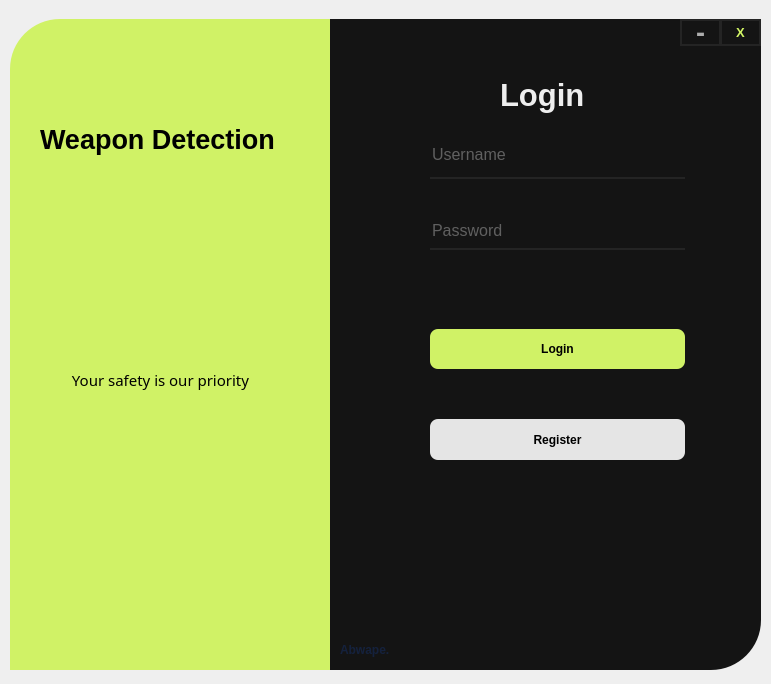
<?xml version="1.0" encoding="UTF-8"?>
<ui version="4.0">
 <class>MainWindow</class>
 <widget class="QMainWindow" name="MainWindow">
  <property name="geometry">
   <rect>
    <x>0</x>
    <y>0</y>
    <width>771</width>
    <height>684</height>
   </rect>
  </property>
  <property name="windowTitle">
   <string>MainWindow</string>
  </property>
  <widget class="QWidget" name="centralwidget">
   <widget class="QWidget" name="drop_widget" native="true">
    <property name="geometry">
     <rect>
      <x>0</x>
      <y>9</y>
      <width>771</width>
      <height>671</height>
     </rect>
    </property>
    <widget class="QLabel" name="label">
     <property name="geometry">
      <rect>
       <x>10</x>
       <y>10</y>
       <width>321</width>
       <height>651</height>
      </rect>
     </property>
     <property name="styleSheet">
      <string notr="true">background-color: #D0F266;
background-size: cover;
background-position: top;
border-top-left-radius:50px;</string>
     </property>
     <property name="text">
      <string/>
     </property>
    </widget>
    <widget class="QLabel" name="label_2">
     <property name="geometry">
      <rect>
       <x>330</x>
       <y>10</y>
       <width>431</width>
       <height>651</height>
      </rect>
     </property>
     <property name="styleSheet">
      <string notr="true">background-color:#141414;
border-bottom-right-radius:50px;</string>
     </property>
     <property name="text">
      <string/>
     </property>
    </widget>
    <widget class="QLabel" name="label_3">
     <property name="geometry">
      <rect>
       <x>500</x>
       <y>60</y>
       <width>111</width>
       <height>51</height>
      </rect>
     </property>
     <property name="font">
      <font>
       <pointsize>23</pointsize>
       <weight>75</weight>
       <bold>true</bold>
      </font>
     </property>
     <property name="styleSheet">
      <string notr="true">color:#EEEEEE;</string>
     </property>
     <property name="text">
      <string>Login</string>
     </property>
    </widget>
    <widget class="QLineEdit" name="username_input">
     <property name="geometry">
      <rect>
       <x>430</x>
       <y>130</y>
       <width>255</width>
       <height>40</height>
      </rect>
     </property>
     <property name="font">
      <font>
       <pointsize>12</pointsize>
      </font>
     </property>
     <property name="styleSheet">
      <string notr="true">QLineEdit{
border:none;
border-bottom:2px solid #242424;
height: 30px;
padding-bottom:7px;
background: #141414;
color:#ACACAC;
}</string>
     </property>
     <property name="placeholderText">
      <string>Username</string>
     </property>
    </widget>
    <widget class="QLineEdit" name="password_input">
     <property name="geometry">
      <rect>
       <x>430</x>
       <y>210</y>
       <width>255</width>
       <height>31</height>
      </rect>
     </property>
     <property name="font">
      <font>
       <pointsize>12</pointsize>
      </font>
     </property>
     <property name="styleSheet">
      <string notr="true">QLineEdit{
border:none;
border-bottom:2px solid #242424;
height: 30px;
padding-bottom:7px;
background: #141414;
color:#ACACAC;
}</string>
     </property>
     <property name="echoMode">
      <enum>QLineEdit::Password</enum>
     </property>
     <property name="placeholderText">
      <string>Password</string>
     </property>
    </widget>
    <widget class="QPushButton" name="login_button">
     <property name="geometry">
      <rect>
       <x>430</x>
       <y>320</y>
       <width>255</width>
       <height>40</height>
      </rect>
     </property>
     <property name="font">
      <font>
       <pointsize>9</pointsize>
       <weight>75</weight>
       <bold>true</bold>
      </font>
     </property>
     <property name="cursor">
      <cursorShape>PointingHandCursor</cursorShape>
     </property>
     <property name="styleSheet">
      <string notr="true">QPushButton{
border-radius: 8px;
background:#D0F266;
height: 30px;
color: #000;

}

QPushButton:pressed{
padding-top:5px;
padding-left:5px;
}

</string>
     </property>
     <property name="text">
      <string>Login</string>
     </property>
    </widget>
    <widget class="QPushButton" name="register_button">
     <property name="geometry">
      <rect>
       <x>430</x>
       <y>410</y>
       <width>255</width>
       <height>41</height>
      </rect>
     </property>
     <property name="font">
      <font>
       <pointsize>9</pointsize>
       <weight>75</weight>
       <bold>true</bold>
      </font>
     </property>
     <property name="cursor">
      <cursorShape>PointingHandCursor</cursorShape>
     </property>
     <property name="styleSheet">
      <string notr="true">QPushButton{
border-radius: 8px;
background:#e5e5e5;
height: 30px;
color: #000;
cursor:pointer;
}

QPushButton:pressed{
padding-top:5px;
padding-left:5px;
}
</string>
     </property>
     <property name="text">
      <string>Register</string>
     </property>
    </widget>
    <widget class="QLabel" name="label_4">
     <property name="geometry">
      <rect>
       <x>40</x>
       <y>70</y>
       <width>241</width>
       <height>121</height>
      </rect>
     </property>
     <property name="font">
      <font>
       <pointsize>20</pointsize>
       <weight>75</weight>
       <bold>true</bold>
      </font>
     </property>
     <property name="styleSheet">
      <string notr="true">color:#000;</string>
     </property>
     <property name="text">
      <string>Weapon Detection</string>
     </property>
     <property name="wordWrap">
      <bool>true</bool>
     </property>
    </widget>
    <widget class="QPushButton" name="cls_button">
     <property name="geometry">
      <rect>
       <x>720</x>
       <y>10</y>
       <width>41</width>
       <height>27</height>
      </rect>
     </property>
     <property name="font">
      <font>
       <pointsize>10</pointsize>
       <weight>75</weight>
       <bold>true</bold>
      </font>
     </property>
     <property name="cursor">
      <cursorShape>PointingHandCursor</cursorShape>
     </property>
     <property name="styleSheet">
      <string notr="true">
QPushButton{

border-radius: 13.5px;
background: #141414;
color: #D2F565;
border: 2px solid #242424;

}
QPushButton:hover{
background-color:#e63946;
}
QPushButton:pressed{
padding-top:5px;
padding-left:5px;
}

</string>
     </property>
     <property name="text">
      <string>X</string>
     </property>
    </widget>
    <widget class="QLabel" name="label_5">
     <property name="geometry">
      <rect>
       <x>340</x>
       <y>625</y>
       <width>71</width>
       <height>31</height>
      </rect>
     </property>
     <property name="font">
      <font>
       <pointsize>9</pointsize>
       <weight>75</weight>
       <bold>true</bold>
      </font>
     </property>
     <property name="styleSheet">
      <string notr="true">color:#14213d;</string>
     </property>
     <property name="text">
      <string>Abwape.</string>
     </property>
    </widget>
    <widget class="QPushButton" name="min_butto">
     <property name="geometry">
      <rect>
       <x>680</x>
       <y>10</y>
       <width>41</width>
       <height>27</height>
      </rect>
     </property>
     <property name="font">
      <font>
       <pointsize>20</pointsize>
       <weight>75</weight>
       <bold>true</bold>
      </font>
     </property>
     <property name="cursor">
      <cursorShape>PointingHandCursor</cursorShape>
     </property>
     <property name="styleSheet">
      <string notr="true">
QPushButton{

border-radius: 13.5px;
background: #141414;
color: #ACACAC;
border: 2px solid #242424;

}

QPushButton:pressed{
padding-top:5px;
padding-left:5px;
}

</string>
     </property>
     <property name="text">
      <string>-</string>
     </property>
    </widget>
    <widget class="QLabel" name="label_6">
     <property name="geometry">
      <rect>
       <x>40</x>
       <y>310</y>
       <width>241</width>
       <height>121</height>
      </rect>
     </property>
     <property name="font">
      <font>
       <family>Pristina</family>
       <pointsize>11</pointsize>
       <weight>50</weight>
       <bold>false</bold>
      </font>
     </property>
     <property name="styleSheet">
      <string notr="true">color:#000;</string>
     </property>
     <property name="text">
      <string>Your safety is our priority</string>
     </property>
     <property name="alignment">
      <set>Qt::AlignCenter</set>
     </property>
     <property name="wordWrap">
      <bool>true</bool>
     </property>
    </widget>
    <zorder>label</zorder>
    <zorder>label_2</zorder>
    <zorder>label_3</zorder>
    <zorder>password_input</zorder>
    <zorder>login_button</zorder>
    <zorder>register_button</zorder>
    <zorder>label_4</zorder>
    <zorder>cls_button</zorder>
    <zorder>label_5</zorder>
    <zorder>min_butto</zorder>
    <zorder>username_input</zorder>
    <zorder>label_6</zorder>
   </widget>
  </widget>
 </widget>
 <resources>
  <include location="loggy.qrc"/>
 </resources>
 <connections/>
</ui>
